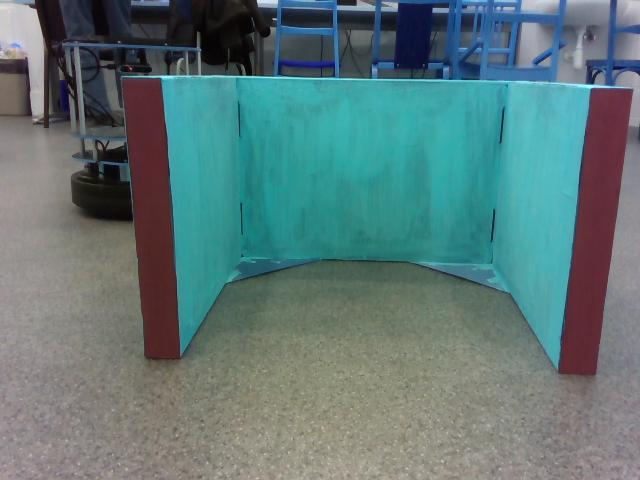
#> input picture testing/images/positive1.jpg, 640 x 480 px
$ jupyter execute calibrate_hsv.ipynb   (shell and % lines are left out)
#> lines starting #> are read from the running program, lines starting #| are printed output that depends on the picture; after the words box and inside, x2 and y2 are one past the last pixel; in counts of white or black regions, pixels touching at a corner belong together
[cell 1]
import os

import cv2
import matplotlib.pyplot as plt
import numpy as np

# Yellow HSV
yellow_hsv_lower = np.array([85, 50, 50])
yellow_hsv_upper = np.array([94, 255, 255])

# Purple HSV
purple_hsv_lower = np.array([115, 0, 0])
purple_hsv_upper = np.array([140, 250, 250])

[cell 2]
plt.imshow(test_img := cv2.imread("images/positive1.jpg"))

[cell 3]
def test_image(image, lower, upper) -> float:
    image = cv2.cvtColor(image, cv2.COLOR_RGB2HSV)
#> image: shape (480, 640, 3); mean H, S, V 68.8, 83.1, 129.1
    mask = cv2.inRange(image, lower, upper)
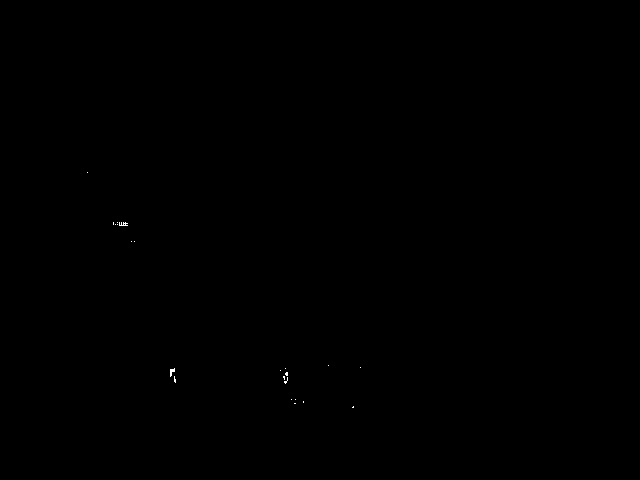
#> mask: shape (480, 640); 0.04% white in thin lines or dots, all inside (x1, y1, x2, y2) = (87, 172, 361, 408)
    return np.sum(mask)

def display_mask(fname, lower, upper) -> float:
    image = cv2.cvtColor(cv2.imread(fname), cv2.COLOR_BGR2HSV)
    mask = cv2.inRange(image, lower, upper)
    plt.imshow(mask)

test_image(test_img, yellow_hsv_lower, yellow_hsv_upper)
#> test_img is the input picture: shape (480, 640, 3); mean B, G, R 120.2, 120.4, 94.1

[cell 4]
hsv_test_img = cv2.cvtColor(test_img, cv2.COLOR_RGB2HSV)[:, :, :]
plt.imshow(hsv_test_img)
hsv_test_img[200, 303]
#> Out = [32, 178, 149]

[cell 5]
s = 0
scores = []
for fname in os.listdir("images"):
    if "positive" in fname or not ".jpg" in fname:
        continue

    img = cv2.imread(f"images/{fname}")
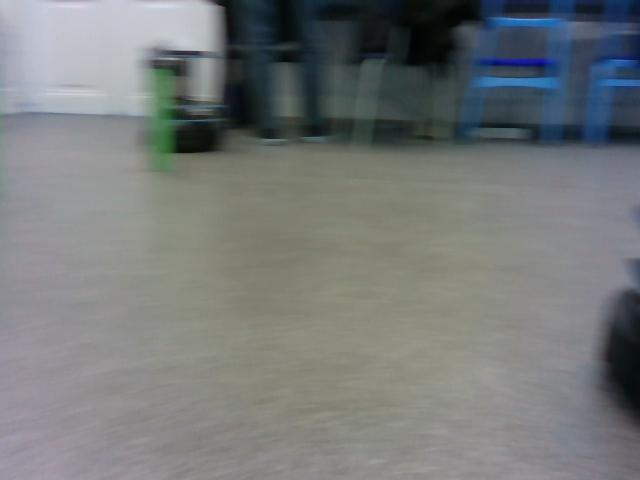
#> input picture testing/images/negative0.jpg, 640 x 480 px
#> img is the input picture: shape (480, 640, 3); mean B, G, R 121.8, 121.4, 117.6
    score = test_image(img, yellow_hsv_lower, yellow_hsv_upper)
#> in test_image (call 2), `image = cv2.cvtColor(image, cv2.COLOR_RGB2HSV)`: image: shape (480, 640, 3); mean H, S, V 70, 34.1, 126.5
#> in test_image (call 2), `mask = cv2.inRange(image, lower, upper)`: mask: shape (480, 640); 0% white in thin lines or dots, all inside (x1, y1, x2, y2) = (428, 129, 429, 130)
#> score = 255
    scores.append((fname, score))
    # print(f"{fname} score: {score}")
    s += score
#> s = 255
#> pass 2 of the loop `for fname in os.listdir("images"):`:
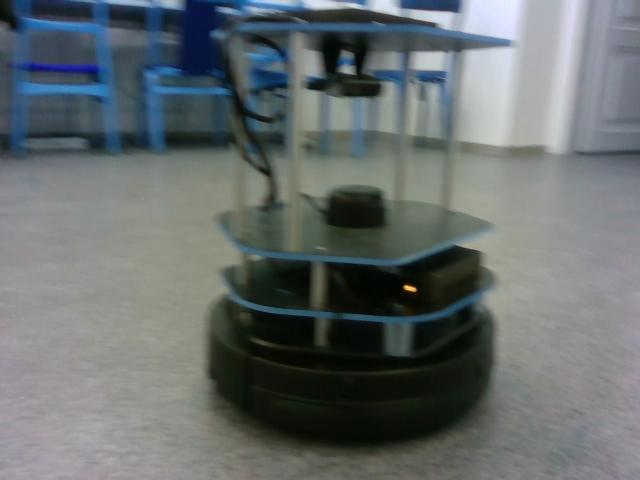
#> input picture testing/images/negative1.jpg, 640 x 480 px
#> img is the input picture: shape (480, 640, 3); mean B, G, R 110.1, 109, 102.6
#> in test_image (call 3), `mask = cv2.inRange(image, lower, upper)`:
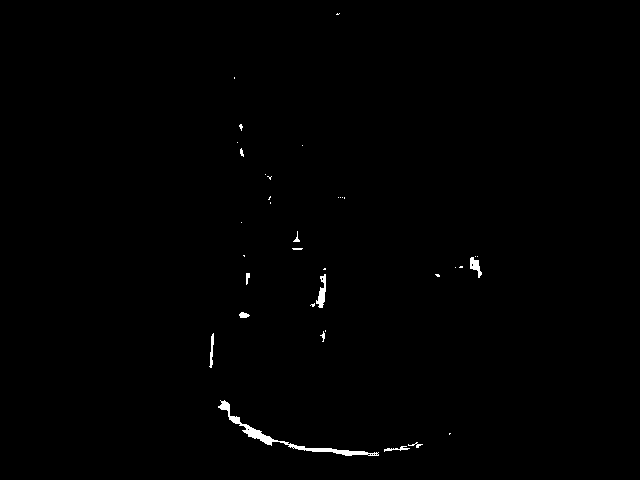
#> mask: shape (480, 640); 0.51% white; 36 white regions (24 under 20 px), largest, box (x1, y1, x2, y2) and area: (218, 400, 379, 456) 818, (316, 274, 326, 308) 176, (470, 257, 482, 278) 125
#> score = 399330
#> s = 399585
#> pass 3 of the loop `for fname in os.listdir("images"):`:
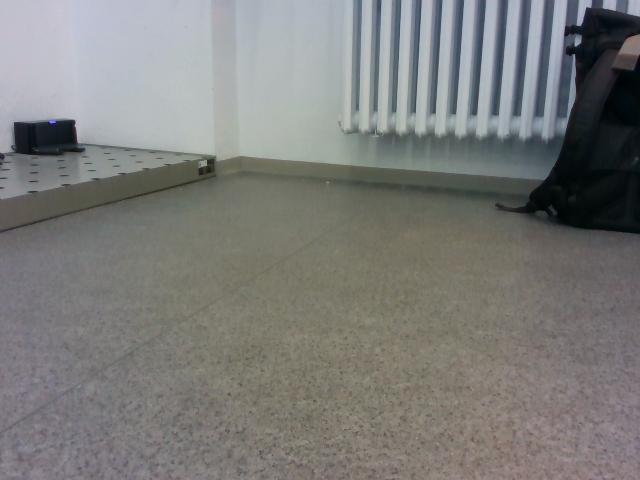
#> input picture testing/images/negative10.jpg, 640 x 480 px
#> img is the input picture: shape (480, 640, 3); mean B, G, R 122.1, 124.1, 124
#> in test_image (call 4), `mask = cv2.inRange(image, lower, upper)`:
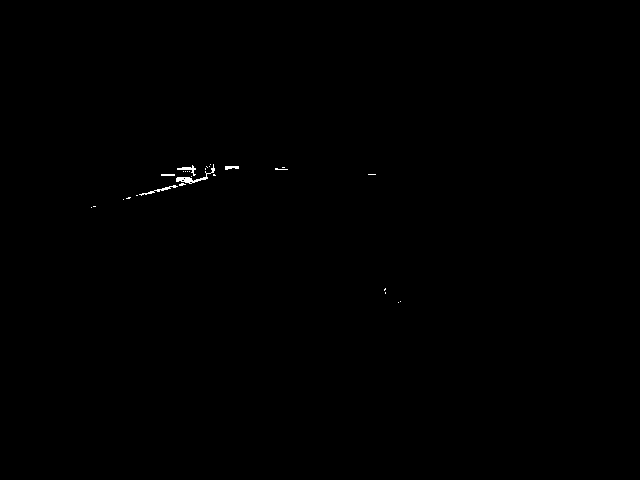
#> mask: shape (480, 640); 0.14% white in thin lines or dots, all inside (x1, y1, x2, y2) = (91, 164, 401, 303)
#> score = 113475
#> s = 513060
#> the loop made 5 passes; the first 3 are shown

scores.sort(key=lambda x: x[1])
scores

[cell 6]
display_mask("images/positive1.jpg", yellow_hsv_lower, yellow_hsv_upper)
#> in display_mask, `image = cv2.cvtColor(cv2.imread(fname), cv2.COLOR_BGR2HSV)`: image: shape (480, 640, 3); mean H, S, V 76.7, 83.1, 129.1
#> in display_mask, `mask = cv2.inRange(image, lower, upper)`:
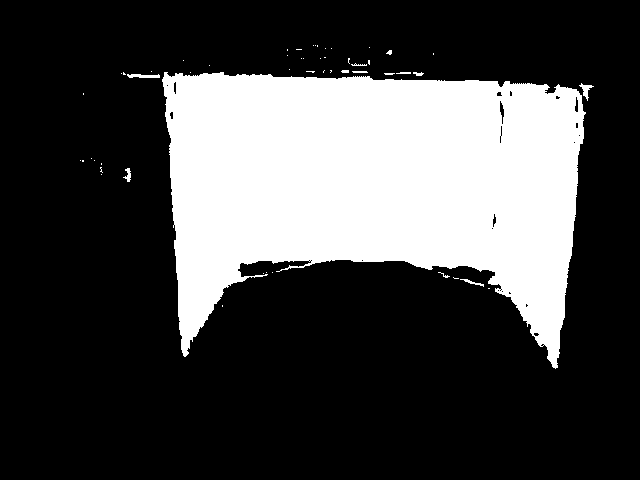
#> mask: shape (480, 640); 27.2% white; 53 white regions (41 under 20 px), largest, box (x1, y1, x2, y2) and area: (162, 72, 586, 369) 82865, (127, 74, 160, 78) 103, (579, 83, 594, 101) 93

[cell 7]
display_mask("images/negative18.jpg", yellow_hsv_lower, yellow_hsv_upper)
#> call 2 of display_mask, with fname = 'images/negative18.jpg', lower = array of shape (3,), upper = array of shape (3,)
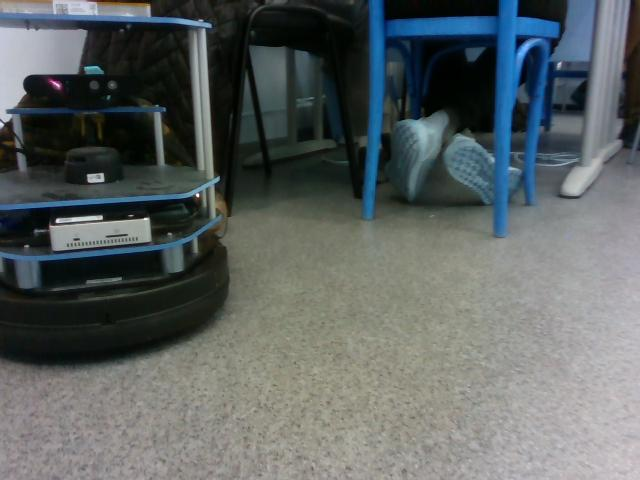
#> input picture testing/images/negative18.jpg, 640 x 480 px
#> in display_mask (call 2), `image = cv2.cvtColor(cv2.imread(fname), cv2.COLOR_BGR2HSV)`: image: shape (480, 640, 3); mean H, S, V 69.2, 58.5, 104.6
#> in display_mask (call 2), `mask = cv2.inRange(image, lower, upper)`:
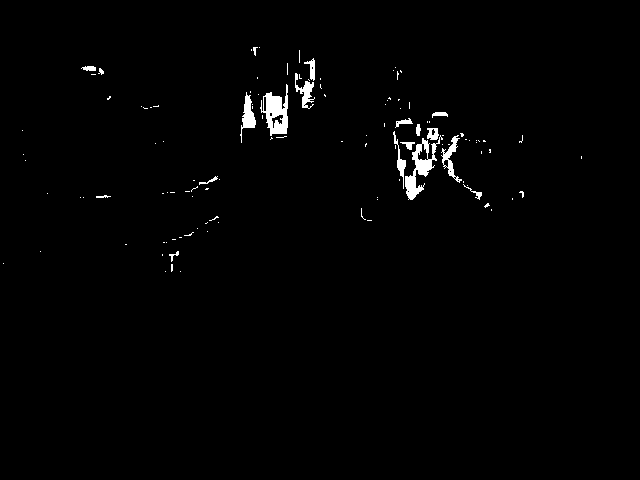
#> mask: shape (480, 640); 1.2% white; 118 white regions (99 under 20 px), largest, box (x1, y1, x2, y2) and area: (405, 135, 443, 200) 777, (260, 84, 288, 136) 773, (240, 92, 256, 143) 325
